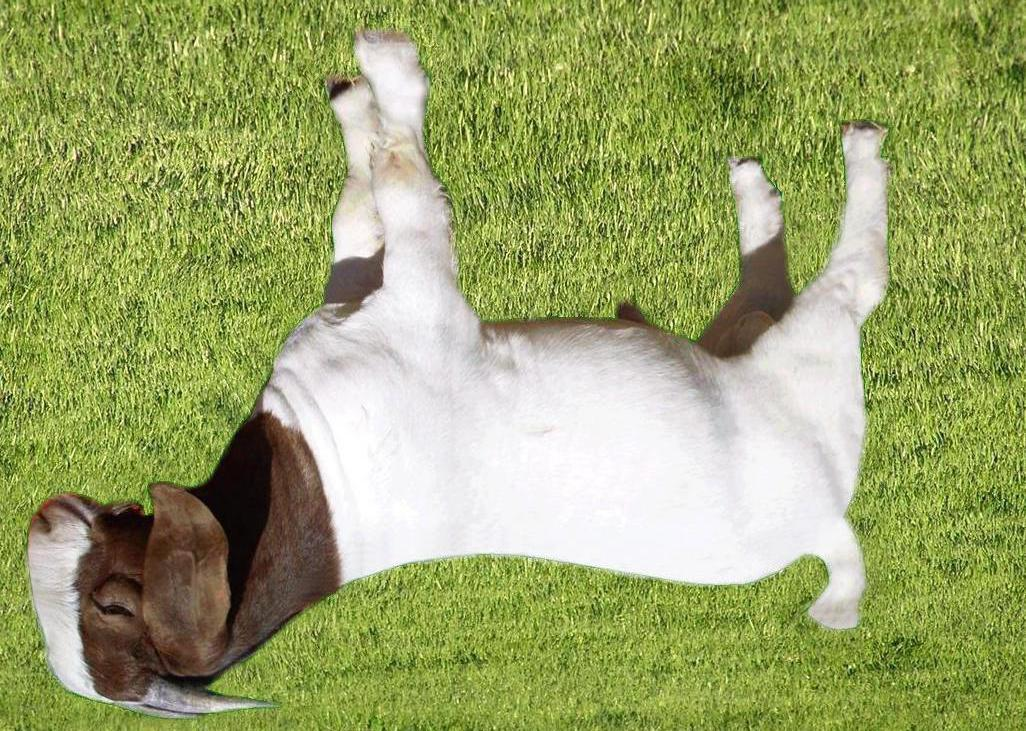
#> input picture codegolf/upgoat-or-downgoat/downgoat0.jpg, 1026 x 731 px
$ python -i detect.py   (imports and definitions only)
#> lines starting #> are read from the running program, lines starting #| are printed output that depends on the picture; after the words box and inside, x2 and y2 are one past the last pixel; in counts of white or black regions, pixels touching at a corner belong together
#!/usr/bin/env python3

"""

Given an image of a goat, your program should best try to identify whether the goat is upside down, or not.

Examples
These are examples of what the input may be. Not actual inputs

Input:
https://i.sstatic.net/p5yj4.jpg

Output: Downgoat

Spec
Your program should be at most 30,000 bytes

The input will contain the full goat
The picture will always contain a goat
If the goat is upside down, output Downgoat, otherwise Upgoat
Input will be however you can take an image as an input (file name, base64 of the image, etc.)

Don't rely on the image name or other metadata for containing "Upgoat" or "Downgoat" as the gist file names are just for reference.

Please don't hardcode. It's boring, I can't enforce it completely but I can ask nicely.

Test Cases
Gist with images. images beginning with downgoat have Downgoat output and images beginning with upgoat have Upgoat output.

Second Batch of Test Cases Make sure to test your images on all the test cases. These images are a jpgs. The image sizes do vary but not by that much.

Note: A few test cases may be added before accepting an answer to avoid answers which hardcode and to check the general performance of the program.

Bonus points for getting my avatar correct :P

Scoring
Score is a percent which can be calculated by: (number_correct / total) * 100

"""

"""

Ported from @qwr solution

My original idea was to detect the vertical lines of the goat's legs and determine its vertical position relative to the body and horizon.

As it turns out, in all the images, the ground is extremely noisy, making lots of Canny edge detection output and corresponding detected lines from the Hough transform. My strategy was then to determine whether the horizontal lines lie in the upper or lower half of the image, which was enough to solve the problem.

Addendum
It turns out median blur and adaptive Gaussian thresholding before the Hough Transform works much better than Canny edge detection, mostly since median blur is good in noisy areas. However the problems of my original approach immediately are clear: prominent background lines are detected, as well as the goat's face in some pictures.

"""

import cv2
import numpy as np

# [24 lines left out: function is_upgoat, not called in this run]

def is_upgoat2(path):
#> called with path = 'downgoat0.jpg'
    img = cv2.imread(path)
#> img is the input picture: shape (731, 1026, 3); mean B, G, R 105.3, 164.8, 154.7
    #height, width, channels = img.shape
    gray = cv2.cvtColor(img, cv2.COLOR_BGR2GRAY)
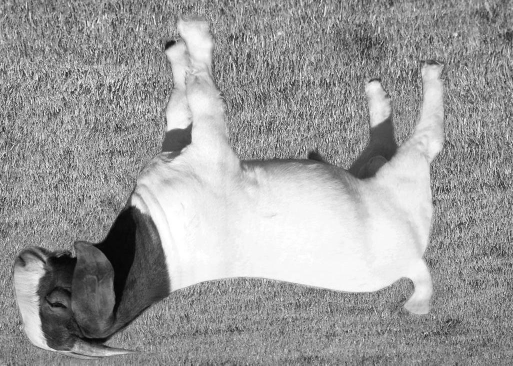
#> gray: shape (731, 1026) (shown at 1/2 size); min 1, max 255, mean 154.9
    gray = cv2.medianBlur(gray, 19)
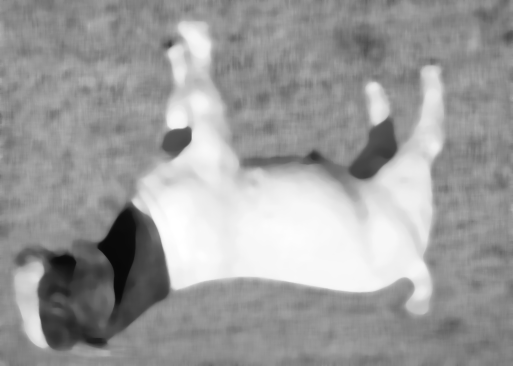
#> gray: shape (731, 1026) (shown at 1/2 size); min 8, max 255, mean 156
    thresh = cv2.adaptiveThreshold(gray, 255, cv2.ADAPTIVE_THRESH_GAUSSIAN_C,
                                   cv2.THRESH_BINARY_INV, 11, 2)
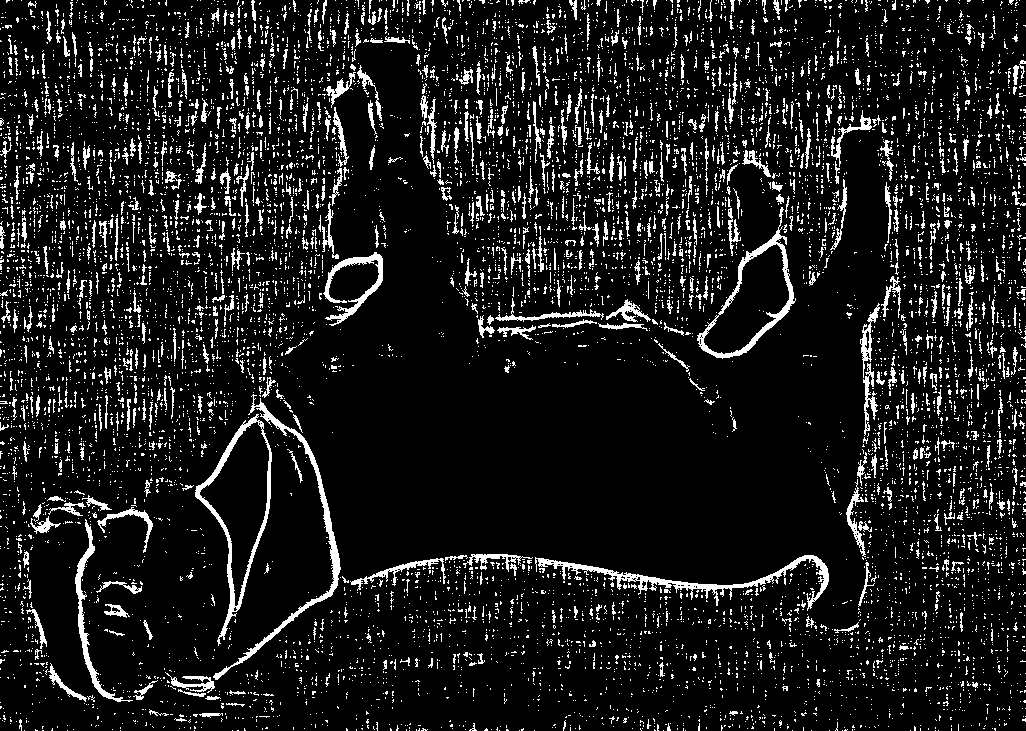
#> thresh: shape (731, 1026); 10.4% white in thin lines or dots

    lines = cv2.HoughLinesP(thresh, 1, np.pi / 180, threshold=100,
                            minLineLength=50, maxLineGap=10)
#> lines = 357 rows, first 6: [485, 554, 731, 588], [474, 554, 731, 590], [193, 695, 343, 578], [215, 324, 275, 298], [603, 162, 661, 163], [234, 125, 313, 129]

    vert_y = []
    horiz_y = []
    for line in lines:
        x1, y1, x2, y2 = line[0]
        # Vertical lines
        if x1 == x2 or abs((y2-y1)/(x2-x1)) > 3:
            vert_y.append((y1+y2)/2)
            cv2.line(img, (x1, y1), (x2, y2), (0, 255, 0), 2)

        # Horizontal lines
        if x1 != x2 and abs((y2-y1)/(x2-x1)) < 1/3:
            horiz_y.append((y1+y2)/2)
            cv2.line(img, (x1, y1), (x2, y2), (0, 0, 255), 2)
#> this loop made 357 passes
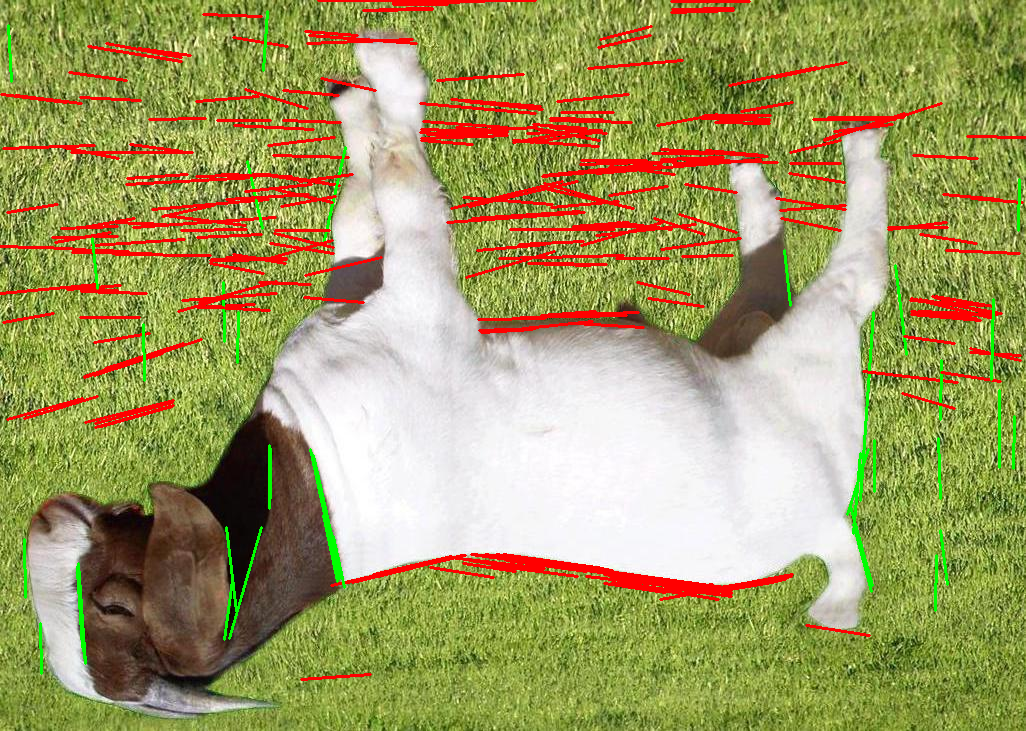
#> img: shape (731, 1026, 3); 6.95% of pixels changed, all inside (x1, y1, x2, y2) = (0, 0, 1026, 681)
#> after the loop, horiz_y = 249 values, max 676.5 at index 209, min 0 at index 14, mean 246.5; vert_y = 40 values, max 648 at index 22, min 40.5 at index 14, mean 441.9


    print(np.median(vert_y), np.median(horiz_y))
#| 479.0 223.0

# [8 lines left out: function main, not called in this run]

# [1 line not run here, left out]

>>> result = is_upgoat2('downgoat0.jpg')

$ run again, on codegolf/upgoat-or-downgoat/downgoat1.jpg
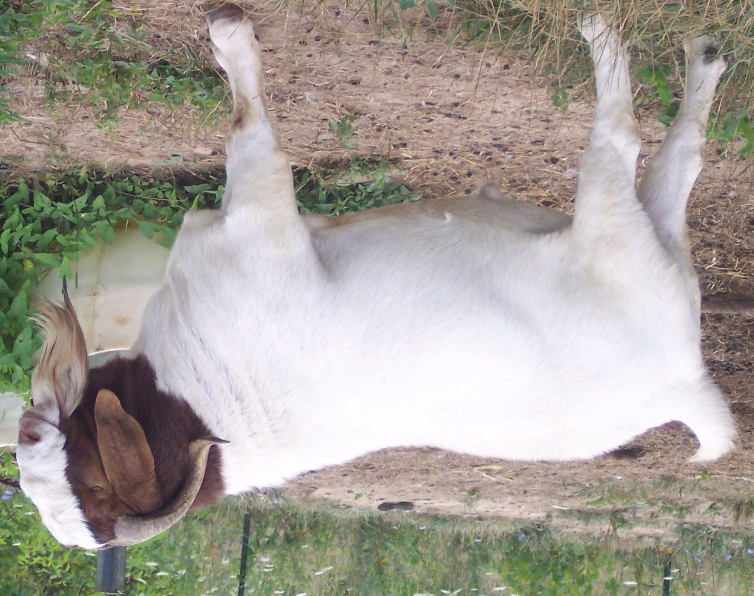
#> input picture codegolf/upgoat-or-downgoat/downgoat1.jpg, 1507 x 1191 px (shown at 1/2 size)
#> in is_upgoat2, img is the input picture: shape (1191, 1507, 3); mean B, G, R 151.6, 159.6, 164.9
#> in is_upgoat2, `thresh = cv2.adaptiveThreshold(gray, 255, cv2.ADAPTIVE_THRESH_GAUSSIAN..`:
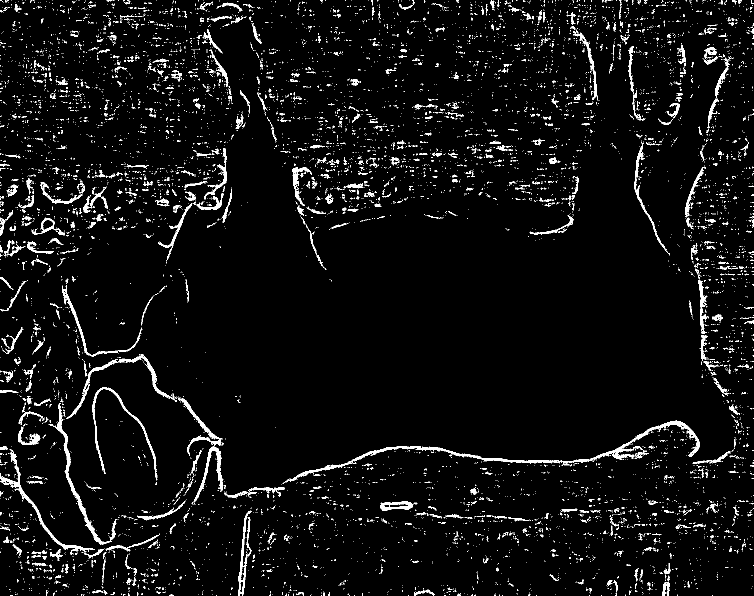
#> thresh: shape (1191, 1507) (shown at 1/2 size); 4.5% white; 8627 white regions (8065 under 20 px), largest, box (x1, y1, x2, y2) and area: (565, 841, 1400, 968) 4841, (97, 806, 234, 1089) 2130, (0, 899, 190, 1110) 1851
#> lines = 159 rows, first 6: [291, 1039, 350, 1022], [456, 993, 517, 976], [575, 959, 671, 930], [1100, 921, 1185, 923], [963, 918, 1141, 924], [1200, 909, 1283, 912]
#> the loop in is_upgoat2, `for line in lines:` made 159 passes
#> after the loop in is_upgoat2, `for line in lines:`:
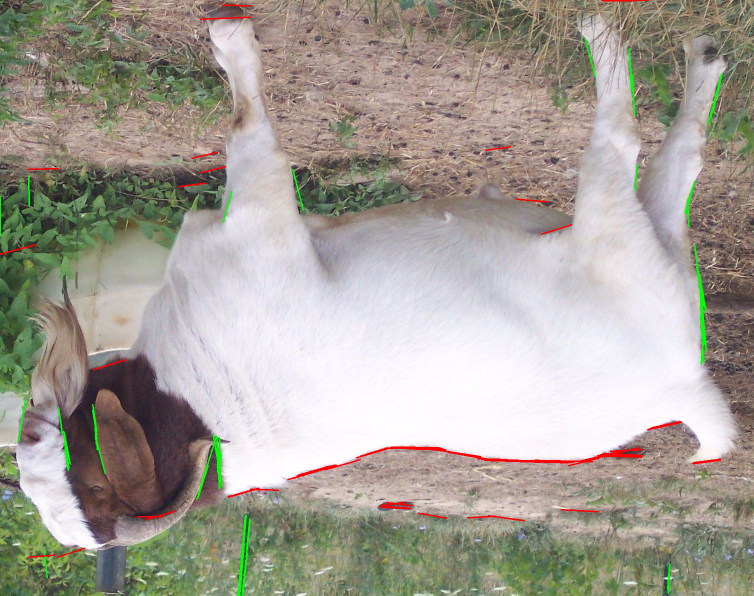
#> img: shape (1191, 1507, 3) (shown at 1/2 size); 1.02% of pixels changed, all inside (x1, y1, x2, y2) = (0, 0, 1446, 1191)
#> after the loop in is_upgoat2, `for line in lines:`: horiz_y = 60 values, max 1112 at index 55, min 0 at index 36, mean 806.7; vert_y = 54 values, max 1158.5 at index 40, min 115 at index 49, mean 713.5
#| 838.0 915.25

$ run again, on codegolf/upgoat-or-downgoat/downgoat2.jpg
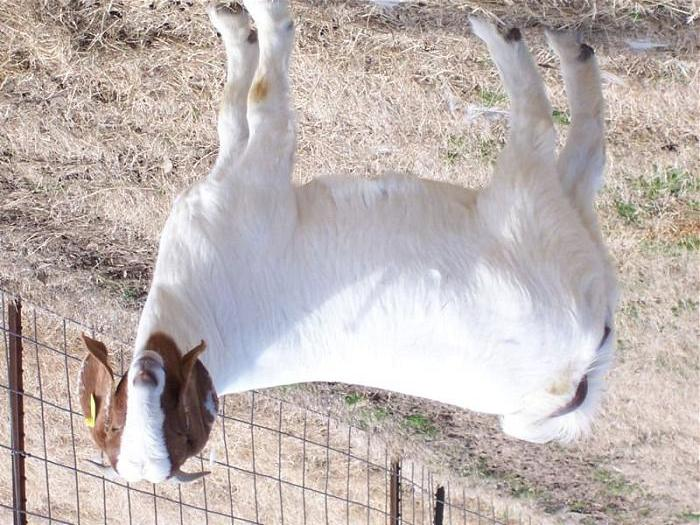
#> input picture codegolf/upgoat-or-downgoat/downgoat2.jpg, 700 x 525 px
#> in is_upgoat2, img is the input picture: shape (525, 700, 3); mean B, G, R 177.8, 180.7, 190.9
#> in is_upgoat2, `thresh = cv2.adaptiveThreshold(gray, 255, cv2.ADAPTIVE_THRESH_GAUSSIAN..`:
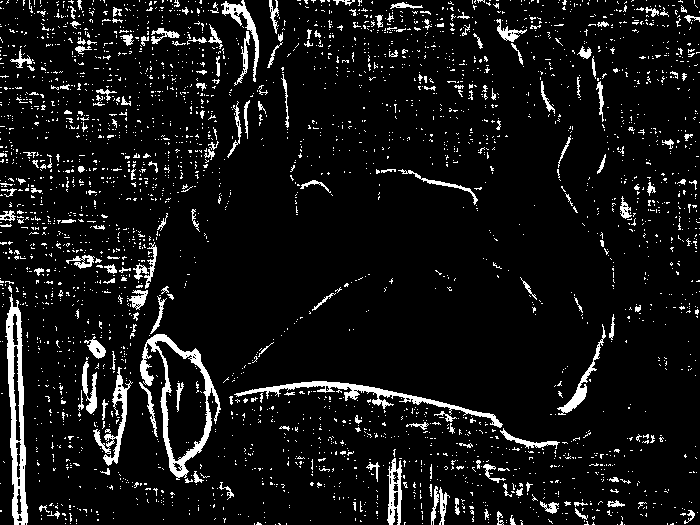
#> thresh: shape (525, 700); 7.8% white; 3095 white regions (2905 under 20 px), largest, box (x1, y1, x2, y2) and area: (5, 294, 28, 525) 2374, (140, 334, 221, 480) 2211, (234, 381, 503, 428) 1637
#> lines = 63 rows, first 6: [18, 291, 22, 524], [9, 281, 18, 524], [8, 313, 15, 524], [9, 310, 16, 524], [17, 288, 21, 524], [332, 382, 495, 416]
#> the loop in is_upgoat2, `for line in lines:` made 63 passes
#> after the loop in is_upgoat2, `for line in lines:`:
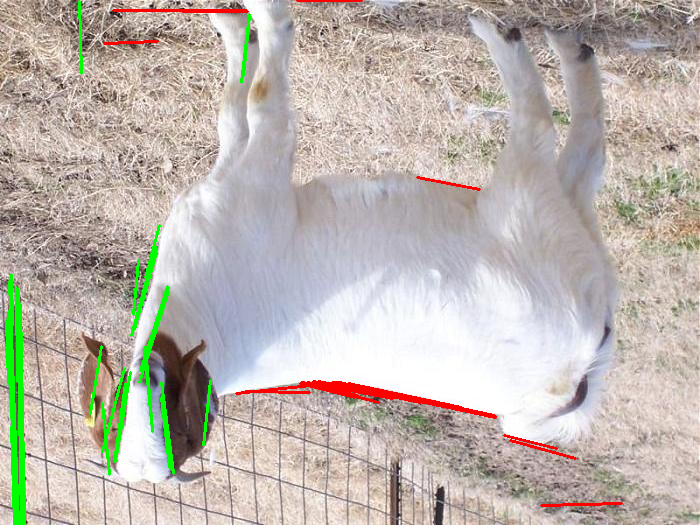
#> img: shape (525, 700, 3); 2.79% of pixels changed, all inside (x1, y1, x2, y2) = (5, 0, 623, 525)
#> after the loop in is_upgoat2, `for line in lines:`: horiz_y = [399, 398.5, 391.5, 388.5, 10, 390, 42, 387.5, 11, 392, 389, 441.5, 390, 449, 395, 0, 183, 407.5, 504, 391.5]; vert_y = 33 values, max 475 at index 13, min 37 at index 26, mean 346.2
#| 388.5 390.75
